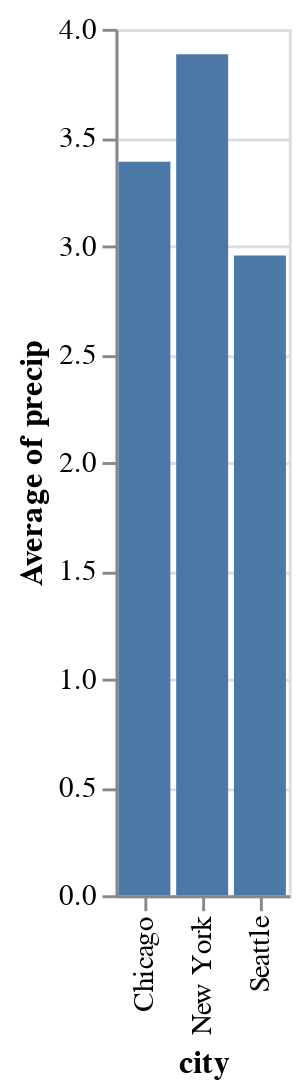

Here is the notebook cell this chart was saved with:
### Markdown cell above
Because the nominal field `a` is mapped to the `y`-axis, the result is a horizontal bar chart. To get a vertical bar chart, we can simply swap the `x` and `y` keywords:

### Code cell
alt.Chart(df).mark_bar().encode(
    x='city',
    y='average(precip)'
)

### Figure 1 — Vega-Lite specification as saved in the notebook (floating-point values rounded to 4 significant figures)
{"config": {"view": {"continuousWidth": 400, "continuousHeight": 300}}, "data": {"name": "data-fdfbb22e8e0e89f6556d8a3b434b0c97"}, "mark": "bar", "encoding": {"x": {"type": "nominal", "field": "city"}, "y": {"type": "quantitative", "aggregate": "average", "field": "precip"}}, "$schema": "https://vega.github.io/schema/vega-lite/v4.0.2.json", "datasets": {"data-fdfbb22e8e0e89f6556d8a3b434b0c97": [{"city": "Seattle", "month": "Apr", "precip": 2.68}, {"city": "Seattle", "month": "Aug", "precip": 0.87}, {"city": "Seattle", "month": "Dec", "precip": 5.31}, {"city": "New York", "month": "Apr", "precip": 3.94}, {"city": "New York", "month": "Aug", "precip": 4.13}, {"city": "New York", "month": "Dec", "precip": 3.58}, {"city": "Chicago", "month": "Apr", "precip": 3.62}, {"city": "Chicago", "month": "Aug", "precip": 3.98}, {"city": "Chicago", "month": "Dec", "precip": 2.56}]}}
